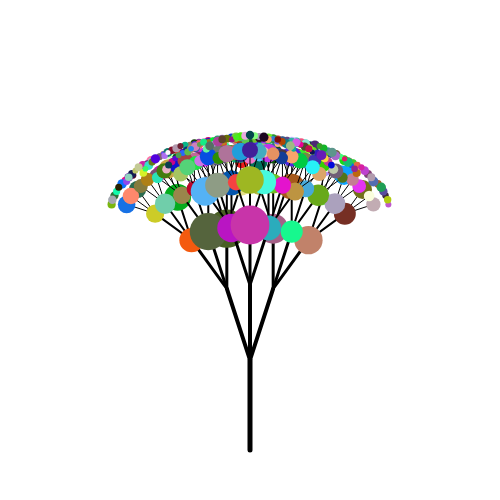
Frame 1 (no input)
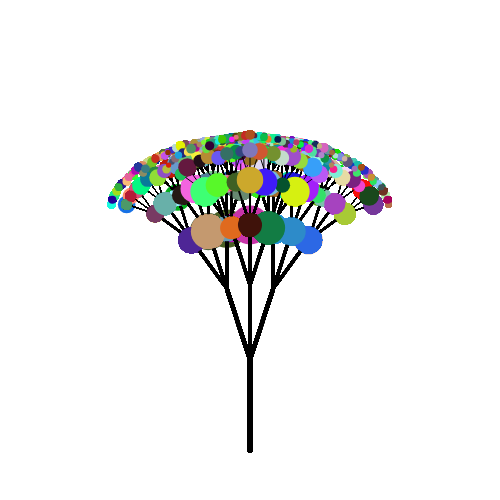
Frame 60 (no input)
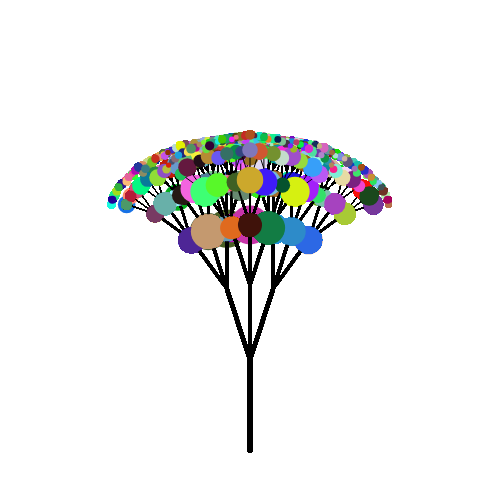
Frame 120 (the mouse pressed at the canvas centre since frame 60)

The p5.js sketch that drew these frames (run headless with seeded random() and noise() and a simulated clock; from frame 60 on, the mouse is pressed at the canvas centre):

// p5.js sketch
// ── sketch.js
//ballon tree
//sai
//nov 13

let scale = 15;
let seed;

function setup() {
  createCanvas(500, 500);
  background(255);
  seed = random(100);
}

function draw() {
  drawTree(width/2, height*0.9, 90, 6);
  randomSeed(seed);
}

function drawLine( x1, y1, x2, y2, depth) {
  //draw a line segment connecting (x1,y1) to (x2,y2)
  line(x1, y1, x2, y2);
}

function drawTree(x1, y1, angle, depth) {
  if (depth > 0) {
    let x2 = x1 + (cos(radians(angle))*depth*scale); //calculate endpoints of current branch
    let y2 = y1 - (sin(radians(angle))*depth*scale); //using trig ratios. Get shorter based on depth
    strokeWeight(depth - 1);
    drawLine(x1, y1, x2, y2, depth);
    //for a 2-branch tree:
    drawTree(x2, y2, angle-18, depth-1);
    drawTree(x2, y2, angle+18, depth-1);
    //3-branch Tree
    drawTree(x2, y2, angle, depth-1);
    if(depth < 5){
      drawLeaf(x2,y2,depth*random(5,10));
    }
  }
}

function drawLeaf(x2, y2, depth){
  //di = random(10,20);
  fill(random(255),random(255),random(255));
  circle(x2,y2,depth);
}
